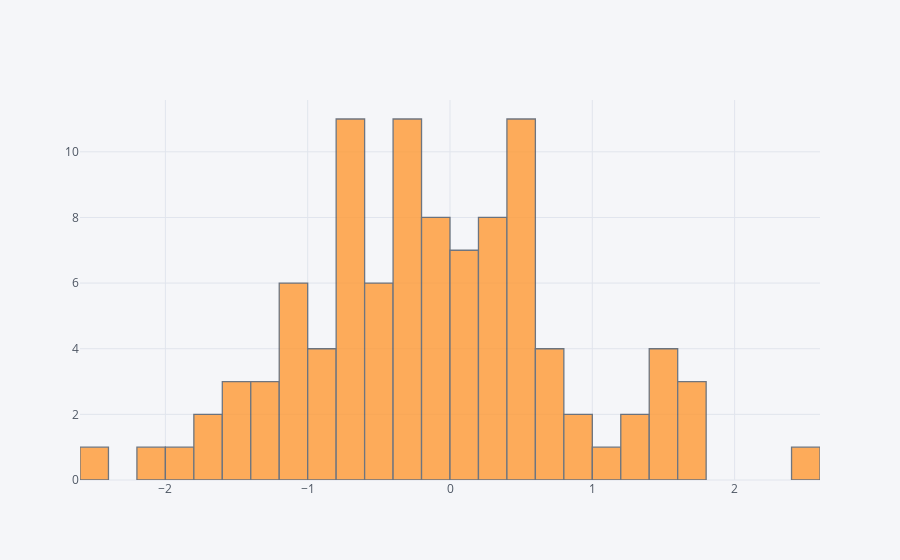

The code cell stored with this chart in its notebook:
### Markdown cell above
## histogram

### Code cell
df['A'].iplot(kind='hist',bins=25)

### Figure 1 — Plotly figure (JSON) as saved in the notebook; plotly's stock layout.template omitted (floating-point values rounded to 4 significant figures)
{"data": [{"histfunc": "count", "histnorm": "", "marker": {"color": "rgba(255, 153, 51, 1.0)", "line": {"color": "#4D5663", "width": 1.3}}, "name": "A", "nbinsx": 25, "opacity": 0.8, "orientation": "v", "type": "histogram", "uid": "2e3d7fb2-b95e-49cd-b257-f3399a8c4e73", "x": [-0.9548, -0.3584, 0.4011, 0.08316, 0.5061, -0.968, 1.408, 1.407, -1.099, 1.638, 1.648, -1.475, -0.1981, -0.5525, 0.5114, 0.9008, -0.9354, -1.234, 0.383, -0.3032, -0.188, 0.02153, 0.5423, -0.6856, -0.2772, -1.132, -0.5853, -0.7299, 0.2439, -0.6717, -0.223, 1.775, -0.4694, 0.4724, 0.4269, 0.5389, 0.3031, 0.6828, -0.6274, -0.03392, -0.7456, 0.4088, -2.437, -0.3548, -1.5, 0.6777, -0.1214, 0.0429, -1.18, -1.009, -0.353, 1.59, 1.055, 0.6516, 0.3928, 0.04884, -0.3256, -0.7276, -0.8041, -1.434, -0.2997, -1.348, -0.6591, -0.4651, 2.436, 1.553, -0.4204, 1.284, -1.779, -0.192, -1.653, -0.3422, -2.077, 0.3725, -1.881, 0.2219, -0.7338, 0.8633, 0.3603, -1.004, -1.098, -0.5306, -1.294, 0.1704, 1.362, 0.1494, 0.7178, -0.3567, 0.2502, 0.53, -0.3471, -0.7613, 0.06035, -0.04818, 0.4061, 0.4882, -0.634, -0.09094, -0.7395, -0.1427]}], "layout": {"barmode": "overlay", "legend": {"bgcolor": "#F5F6F9", "font": {"color": "#4D5663"}}, "paper_bgcolor": "#F5F6F9", "plot_bgcolor": "#F5F6F9", "title": {"font": {"color": "#4D5663"}}, "xaxis": {"gridcolor": "#E1E5ED", "showgrid": true, "tickfont": {"color": "#4D5663"}, "title": {"font": {"color": "#4D5663"}, "text": ""}, "zerolinecolor": "#E1E5ED"}, "yaxis": {"gridcolor": "#E1E5ED", "showgrid": true, "tickfont": {"color": "#4D5663"}, "title": {"font": {"color": "#4D5663"}, "text": ""}, "zerolinecolor": "#E1E5ED"}}}
